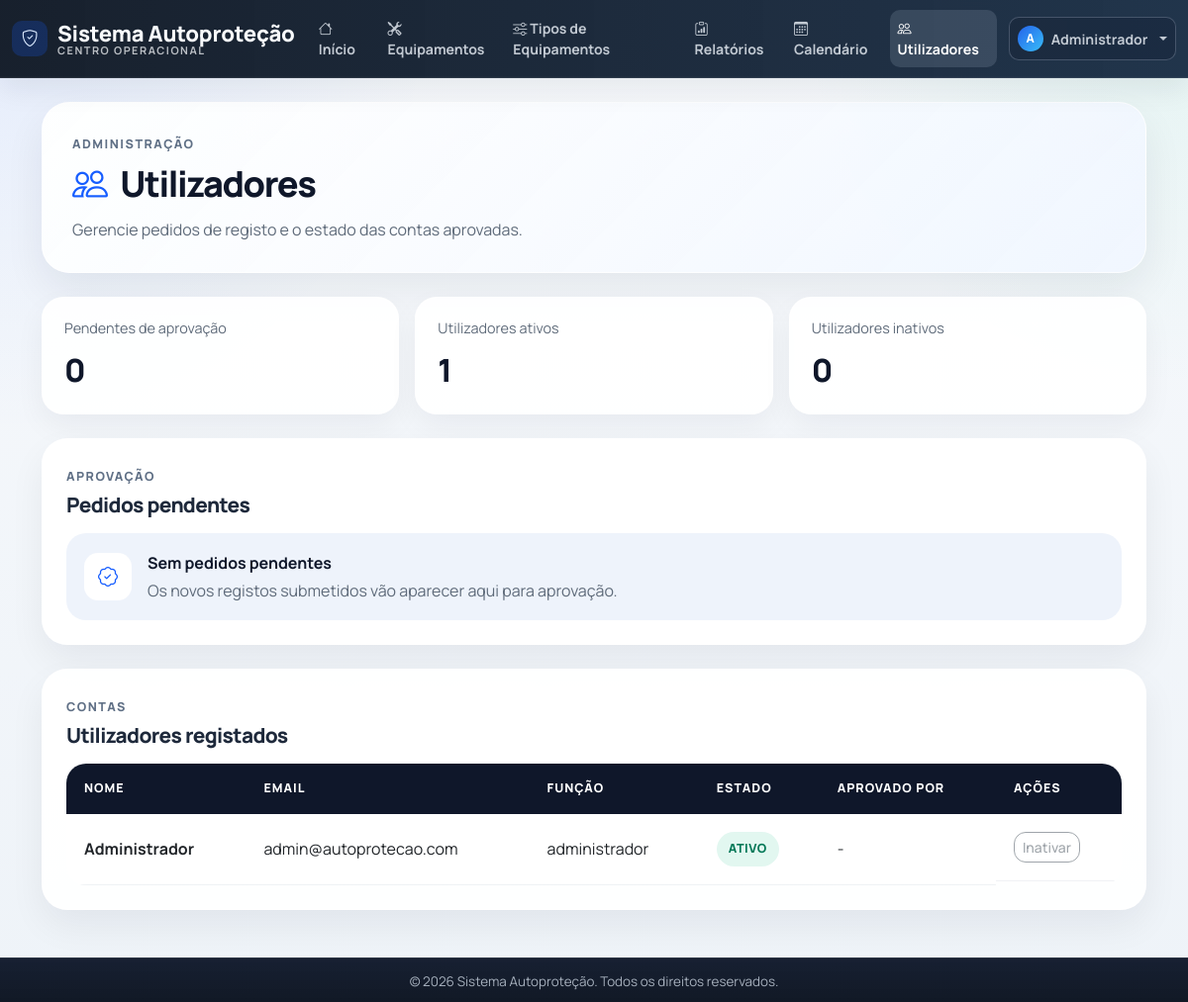
Page /index.php?controler=utilizador&acao=listar (signed in) on the committed database.
### tables this page shows
CREATE TABLE IF NOT EXISTS utilizadores (
    id INT AUTO_INCREMENT PRIMARY KEY,
    nome VARCHAR(100) NOT NULL,
    email VARCHAR(100) UNIQUE NOT NULL,
    telefone VARCHAR(20),
    senha VARCHAR(255) NOT NULL,
    funcao VARCHAR(50),
    ativo BOOLEAN DEFAULT TRUE,
    aprovado BOOLEAN DEFAULT FALSE,
    aprovado_por INT NULL,
    data_aprovacao TIMESTAMP NULL,
    data_criacao TIMESTAMP DEFAULT CURRENT_TIMESTAMP,
    data_atualizacao TIMESTAMP DEFAULT CURRENT_TIMESTAMP ON UPDATE CURRENT_TIMESTAMP,
    FOREIGN KEY (aprovado_por) REFERENCES utilizadores(id),
    INDEX idx_email (email),
    INDEX idx_ativo (ativo),
    INDEX idx_aprovado (aprovado)
);

### app/core/View.php (called while the page is built, shortened)
<?php
class View {
    public static function render($view, array $data = []) {
        $viewPath = APP_PATH . DIRECTORY_SEPARATOR . 'views' . DIRECTORY_SEPARATOR . str_replace('/', DIRECTORY_SEPARATOR, $view) . '.php';
        extract($data, EXTR_SKIP);
        require $viewPath;
        require APP_PATH . DIRECTORY_SEPARATOR . 'views' . DIRECTORY_SEPARATOR . 'layouts' . DIRECTORY_SEPARATOR . 'main.php';
    }
}

### app/core/Controller.php (called while the page is built, shortened)
<?php
abstract class Controller {
    protected function render($view, array $data = []) {
        View::render($view, $data);
    }
}

### app/controllers/UtilizadorController.php (called while the page is built, shortened)
<?php
class UtilizadorController extends Controller {
    private $utilizador;
    public function __construct() {
        $this->utilizador = new Utilizador();
    }
    public function listar() {
        $pendentes = $this->utilizador->getPendentesAprovacao();
        $utilizadores = $this->utilizador->getAll(['incluir_todos' => true]);
        $this->render('utilizadores/listar', compact('pendentes', 'utilizadores'));
    }
}

### app/core/Application.php (called while the page is built, shortened)
<?php
class Application {
    public function run() {
        $router = new Router();
        $route = $router->resolve($_GET);
        $this->dispatch($route);
    }
    private function registerAutoloader() {
        spl_autoload_register(function ($class) {
            $directories = [
                APP_PATH . DIRECTORY_SEPARATOR . 'core',
                APP_PATH . DIRECTORY_SEPARATOR . 'models',
                APP_PATH . DIRECTORY_SEPARATOR . 'controllers',
            ];
            foreach ($directories as $directory) {
                $file = $directory . DIRECTORY_SEPARATOR . $class . '.php';
                if (file_exists($file)) {
                    return;
                }
            }
        });
    }
    private function dispatch($route) {
        try {
            $controller = new $route['controller']();
            call_user_func_array([$controller, $route['action']], $route['params']);
        } catch (Throwable $exception) {
            $this->handleException($exception);
        }
    }
}

### public/index.php (called while the page is built)
<?php
require_once dirname(__DIR__) . DIRECTORY_SEPARATOR . 'app' . DIRECTORY_SEPARATOR . 'core' . DIRECTORY_SEPARATOR . 'Application.php';
$application = new Application();
$application->run();

### app/models/Utilizador.php (called while the page is built, shortened)
<?php
class Utilizador {
    private $db;
    private $table = 'utilizadores';
    public function __construct() {
        $this->db = new Database();
    }
    public function getAll($filtros = []) {
        $query = "SELECT u.id, u.nome, u.email, u.telefone, u.funcao, u.ativo, u.aprovado,
                         u.data_aprovacao, u.data_criacao, aprovador.nome as aprovado_por_nome
                  FROM {$this->table} u
                  LEFT JOIN {$this->table} aprovador ON aprovador.id = u.aprovado_por
                  WHERE 1=1";
        if (array_key_exists('ativo', $filtros)) {
            $query .= " AND u.ativo = " . ((int)!empty($filtros['ativo']));
        }
        if (array_key_exists('aprovado', $filtros)) {
            $query .= " AND u.aprovado = " . ((int)!empty($filtros['aprovado']));
        }
        $query .= " ORDER BY u.nome ASC";
        $resultado = $this->db->query($query);
        return $resultado->fetch_all(MYSQLI_ASSOC);
    }
    public function getPendentesAprovacao() {
        return $this->getAll([
            'incluir_todos' => true,
            'ativo' => false,
            'aprovado' => false,
        ]);
    }
}

### app/models/Database.php (called while the page is built, shortened)
<?php
class Database {
    private $conexao;
    private $host;
    private $port;
    private $user;
    private $password;
    private $dbname;
    public function __construct() {
        $config = require CONFIG_PATH . DIRECTORY_SEPARATOR . 'database.php';
        $this->host = $config['host'];
        $this->port = $config['port'] ?? 3306;
        $this->user = $config['user'];
        $this->password = $config['password'];
        $this->dbname = $config['dbname'];
    }
    private function conectar() {
        try {
            $connection = new mysqli(
                $this->host,
                $this->user,
                $this->password,
                $this->dbname,
                (int)$this->port
            );
            $connection->set_charset("utf8mb4");
            $this->conexao = $connection;
        } catch (Exception $e) {
            die('Erro de conexão com a base de dados: ' . $e->getMessage());
        }
    }
    public function query($query) {
        return $this->conexao->query($query);
    }
}

### app/views/utilizadores/listar.php (the view, shortened to what this page needs)
<?php
$pendentesCount = count($pendentes);
$ativosCount = count(array_filter($utilizadores, function ($utilizador) {
    return !empty($utilizador['ativo']) && !empty($utilizador['aprovado']);
}));
$inativosCount = count(array_filter($utilizadores, function ($utilizador) {
    return empty($utilizador['ativo']) && !empty($utilizador['aprovado']);
}));
$utilizadoresAprovados = array_filter($utilizadores, function ($utilizador) {
    return !empty($utilizador['aprovado']);
});
?>
<section class="page-shell">
    <div class="page-hero">
        <div>
            <span class="page-hero__eyebrow">Administração</span>
            <h1><i class="bi bi-people"></i> Utilizadores</h1>
            <p>Gerencie pedidos de registo e o estado das contas aprovadas.</p>
        </div>
    </div>
    <div class="mini-stats-grid">
        <article class="mini-stat-card">
            <span>Pendentes de aprovação</span>
            <strong><?php echo $pendentesCount; ?></strong>
        </article>
        <article class="mini-stat-card">
            <span>Utilizadores ativos</span>
            <strong><?php echo $ativosCount; ?></strong>
        </article>
        <article class="mini-stat-card">
            <span>Utilizadores inativos</span>
            <strong><?php echo $inativosCount; ?></strong>
        </article>
    </div>
    <section class="panel-surface">
        <div class="panel-surface__header compact">
            <div>
                <span class="panel-surface__eyebrow">Aprovação</span>
                <h2>Pedidos pendentes</h2>
            </div>
        </div>
        <?php if (empty($pendentes)): ?>
            <div class="dashboard-empty-state">
                <div class="dashboard-empty-state__icon"><i class="bi bi-patch-check"></i></div>
                <div>
                    <strong>Sem pedidos pendentes</strong>
                    <p>Os novos registos submetidos vão aparecer aqui para aprovação.</p>
                </div>
            </div>
        <?php endif; ?>
    </section>
    <section class="panel-surface">
        <div class="panel-surface__header compact">
            <div>
                <span class="panel-surface__eyebrow">Contas</span>
                <h2>Utilizadores registados</h2>
            </div>
        </div>
        <div class="table-responsive modern-table-wrap">
            <table class="table modern-table align-middle">
                <thead>
                    <tr>
                        <th>Nome</th>
                        <th>Email</th>
                        <th>Função</th>
                        <th>Estado</th>
                        <th>Aprovado por</th>
                        <th>Ações</th>
                    </tr>
                </thead>
                <tbody>
                    <?php foreach ($utilizadoresAprovados as $utilizador): ?>
                        <tr>
                            <td><strong><?php echo htmlspecialchars($utilizador['nome']); ?></strong></td>
                            <td><?php echo htmlspecialchars($utilizador['email']); ?></td>
                            <td><?php echo htmlspecialchars($utilizador['funcao'] ?: 'tecnico'); ?></td>
                            <td>
                                <?php if (!empty($utilizador['ativo'])): ?>
                                    <span class="status-pill status-pill--success">Ativo</span>
                                <?php else: ?>
                                    <span class="status-pill status-pill--info">Inativo</span>
                                <?php endif; ?>
                            </td>
                            <td><?php echo htmlspecialchars($utilizador['aprovado_por_nome'] ?: '-'); ?></td>
                            <td class="table-actions">
                                <?php if (!empty($utilizador['ativo'])): ?>
                                    <form method="POST" action="index.php?controler=utilizador&acao=inativar&id=<?php echo (int)$utilizador['id']; ?>" class="d-inline">
                                        <button type="submit" class="btn btn-sm btn-outline-secondary" <?php echo ((int)$utilizador['id'] === (int)($_SESSION['utilizador_id'] ?? 0)) ? 'disabled' : ''; ?>>Inativar</button>
                                    </form>
                                <?php else: ?>
                                    <form method="POST" action="index.php?controler=utilizador&acao=ativar&id=<?php echo (int)$utilizador['id']; ?>" class="d-inline">
                                        <button type="submit" class="btn btn-sm btn-outline-primary">Ativar</button>
                                    </form>
                                <?php endif; ?>
                            </td>
                        </tr>
                    <?php endforeach; ?>
                </tbody>
            </table>
        </div>
    </section>
</section>

### public/css/style.css (style rules this page uses)
:root { --color-primary: #165dff; --color-secondary: #6c757d; --color-success: #198754; --color-danger: #dc3545; --color-warning: #ffc107; --color-info: #0dcaf0; --surface-0: #f4f7fb; --surface-1: #ffffff; --surface-2: #eef3fb; --text-strong: #0f172a; --text-soft: #5f6b7a; --stroke-soft: rgba(22, 93, 255, 0.08); }
body { background: radial-gradient(circle at top left, rgba(22, 93, 255, 0.08), transparent 28%), radial-gradient(circle at top right, rgba(16, 185, 129, 0.08), transparent 25%), linear-gradient(180deg, #f7f9fc 0%, #eef3f8 100%); color: var(--text-strong); font-family: 'Manrope', 'Segoe UI', Tahoma, Geneva, Verdana, sans-serif; }
.btn { border-radius: 12px; font-weight: 500; transition: all .2s; }
h1 { color: var(--text-strong); font-weight: 700; margin-bottom: 30px; border-bottom: none; padding-bottom: 0; }
h2 { color: #1e293b; font-weight: 600; }
.dashboard-empty-state { display: flex; gap: 16px; align-items: center; padding: 18px; border-radius: 20px; background: var(--surface-2); }
.dashboard-empty-state__icon { width: 48px; height: 48px; display: inline-flex; align-items: center; justify-content: center; border-radius: 14px; background: #fff; color: #165dff; font-size: 1.25rem; }
.dashboard-empty-state strong { display: block; margin-bottom: 4px; }
.dashboard-empty-state p { margin: 0; color: var(--text-soft); }
.page-shell { display: grid; gap: 24px; }
.page-hero { display: flex; align-items: flex-end; justify-content: space-between; gap: 20px; padding: 28px 30px; border-radius: 28px; background: linear-gradient(135deg, rgba(255, 255, 255, 0.95), rgba(240, 246, 255, 0.9)); border: 1px solid rgba(255, 255, 255, 0.7); box-shadow: 0 18px 40px rgba(15, 23, 42, 0.07); }
.page-hero h1 { margin: 8px 0 12px; font-size: clamp(1.9rem, 3vw, 2.8rem); font-weight: 800; letter-spacing: -0.04em; }
.page-hero h1 i { color: #165dff; margin-right: 8px; }
.page-hero p { margin: 0; max-width: 700px; color: var(--text-soft); line-height: 1.7; }
.page-hero__eyebrow, .panel-surface__eyebrow { display: inline-block; font-size: 0.78rem; font-weight: 800; letter-spacing: 0.12em; text-transform: uppercase; color: #607086; }
.mini-stats-grid { display: grid; grid-template-columns: repeat(3, minmax(0, 1fr)); gap: 16px; }
.mini-stat-card { padding: 20px 22px; border-radius: 22px; background: rgba(255, 255, 255, 0.92); border: 1px solid rgba(255, 255, 255, 0.7); box-shadow: 0 12px 30px rgba(15, 23, 42, 0.05); }
.mini-stat-card span { display: block; color: var(--text-soft); font-size: 0.9rem; }
.mini-stat-card strong { display: block; margin-top: 8px; font-size: 2rem; font-weight: 800; letter-spacing: -0.04em; }
.panel-surface { padding: 24px; border-radius: 26px; background: rgba(255, 255, 255, 0.94); border: 1px solid rgba(255, 255, 255, 0.72); box-shadow: 0 16px 36px rgba(15, 23, 42, 0.06); }
.panel-surface__header { display: flex; align-items: flex-start; justify-content: space-between; gap: 14px; margin-bottom: 18px; }
.panel-surface__header.compact { margin-bottom: 16px; }
.panel-surface__header h2 { margin: 6px 0 0; font-size: 1.3rem; font-weight: 800; letter-spacing: -0.03em; }
.modern-table-wrap { border-radius: 20px; overflow: hidden; }
.modern-table { margin-bottom: 0; }
.modern-table thead th { padding: 16px 18px; background: #0f172a; color: #fff; border-bottom: none; font-size: 0.78rem; font-weight: 800; letter-spacing: 0.08em; text-transform: uppercase; }
.modern-table tbody td { padding: 18px; border-color: rgba(148, 163, 184, 0.14); background: rgba(255, 255, 255, 0.82); }
.status-pill { display: inline-flex; align-items: center; padding: 8px 12px; border-radius: 999px; font-size: 0.78rem; font-weight: 800; letter-spacing: 0.04em; text-transform: uppercase; }
.status-pill--success { background: rgba(16, 185, 129, 0.12); color: #047857; }
.table-actions { display: flex; flex-wrap: wrap; gap: 8px; }

### rows in the picture
utilizadores: ativo "1", ativo "0", nome "Administrador", email "admin@autoprotecao.com", funcao "administrador", shows "ATIVO", aprovado_por_nome "-"

### other values in the picture
APP_NAME "Sistema Autoproteção"
$inicialUtilizador "A"
$nomeUtilizador "Administrador"
$pendentesCount "0"
